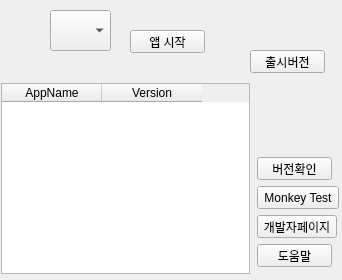
<?xml version="1.0" encoding="UTF-8"?>
<ui version="4.0">
 <class>Form</class>
 <widget class="QWidget" name="Form">
  <property name="geometry">
   <rect>
    <x>0</x>
    <y>0</y>
    <width>342</width>
    <height>280</height>
   </rect>
  </property>
  <property name="sizePolicy">
   <sizepolicy hsizetype="Fixed" vsizetype="Fixed">
    <horstretch>0</horstretch>
    <verstretch>0</verstretch>
   </sizepolicy>
  </property>
  <property name="minimumSize">
   <size>
    <width>342</width>
    <height>280</height>
   </size>
  </property>
  <property name="maximumSize">
   <size>
    <width>342</width>
    <height>280</height>
   </size>
  </property>
  <property name="baseSize">
   <size>
    <width>342</width>
    <height>204</height>
   </size>
  </property>
  <property name="windowTitle">
   <string>Application</string>
  </property>
  <property name="windowIcon">
   <iconset resource="icon.qrc">
    <normaloff>:/menu/icons/1494232917_icon-trash-b.png</normaloff>:/menu/icons/1494232917_icon-trash-b.png</iconset>
  </property>
  <widget class="QComboBox" name="comboBox">
   <property name="geometry">
    <rect>
     <x>50</x>
     <y>10</y>
     <width>61</width>
     <height>41</height>
    </rect>
   </property>
   <property name="styleSheet">
    <string notr="true">QComboBox {
    border: 0px;
	background-color: transparent;
}
QComboBox::drop-down {
	background-color: transparent;
}
QComboBox::down-arrow:on { /* shift the arrow when popup is open */
    top: 1px;
    left: 1px;
}
QComboBox QAbstractItemView {
    border: 2px solid darkgray;
    selection-background-color: lightblue;
}
QComboBox::down-arrow {
    image: url(C:\Users\Jeongkuk\PycharmProjects\androidADB\ui\icons/arrow.png);
}</string>
   </property>
   <property name="iconSize">
    <size>
     <width>40</width>
     <height>40</height>
    </size>
   </property>
   <property name="frame">
    <bool>true</bool>
   </property>
   <item>
    <property name="text">
     <string/>
    </property>
    <property name="icon">
     <iconset resource="icon.qrc">
      <normaloff>:/menu/1494232917_icon-trash-b_app.png</normaloff>:/menu/1494232917_icon-trash-b_app.png</iconset>
    </property>
   </item>
   <item>
    <property name="text">
     <string/>
    </property>
    <property name="icon">
     <iconset resource="icon.qrc">
      <normaloff>:/menu/1494232917_icon-trash-b_data.png</normaloff>:/menu/1494232917_icon-trash-b_data.png</iconset>
    </property>
   </item>
  </widget>
  <widget class="QPushButton" name="pushButton_3">
   <property name="geometry">
    <rect>
     <x>250</x>
     <y>50</y>
     <width>75</width>
     <height>23</height>
    </rect>
   </property>
   <property name="text">
    <string>출시버전</string>
   </property>
  </widget>
  <widget class="QPushButton" name="pushButton_6">
   <property name="geometry">
    <rect>
     <x>257</x>
     <y>157</y>
     <width>75</width>
     <height>23</height>
    </rect>
   </property>
   <property name="text">
    <string>버전확인</string>
   </property>
  </widget>
  <widget class="QPushButton" name="pushButton_4">
   <property name="geometry">
    <rect>
     <x>0</x>
     <y>10</y>
     <width>51</width>
     <height>41</height>
    </rect>
   </property>
   <property name="text">
    <string/>
   </property>
   <property name="icon">
    <iconset resource="icon.qrc">
     <normaloff>:/menu/icons/if_ic_refresh_48px_352439.ico</normaloff>:/menu/icons/if_ic_refresh_48px_352439.ico</iconset>
   </property>
   <property name="iconSize">
    <size>
     <width>40</width>
     <height>40</height>
    </size>
   </property>
   <property name="flat">
    <bool>true</bool>
   </property>
  </widget>
  <widget class="QPushButton" name="MonkeyTest_2">
   <property name="geometry">
    <rect>
     <x>130</x>
     <y>30</y>
     <width>75</width>
     <height>23</height>
    </rect>
   </property>
   <property name="text">
    <string>앱 시작</string>
   </property>
  </widget>
  <widget class="QPushButton" name="pushButton_5">
   <property name="geometry">
    <rect>
     <x>257</x>
     <y>244</y>
     <width>75</width>
     <height>23</height>
    </rect>
   </property>
   <property name="text">
    <string>도움말</string>
   </property>
  </widget>
  <widget class="QPushButton" name="MonkeyTest_3">
   <property name="geometry">
    <rect>
     <x>257</x>
     <y>215</y>
     <width>80</width>
     <height>23</height>
    </rect>
   </property>
   <property name="text">
    <string>개발자페이지</string>
   </property>
  </widget>
  <widget class="QPushButton" name="MonkeyTest">
   <property name="geometry">
    <rect>
     <x>257</x>
     <y>186</y>
     <width>82</width>
     <height>23</height>
    </rect>
   </property>
   <property name="text">
    <string>Monkey Test</string>
   </property>
  </widget>
  <widget class="QTableWidget" name="tableWidget">
   <property name="enabled">
    <bool>true</bool>
   </property>
   <property name="geometry">
    <rect>
     <x>1</x>
     <y>83</y>
     <width>249</width>
     <height>191</height>
    </rect>
   </property>
   <column>
    <property name="text">
     <string>AppName</string>
    </property>
    <property name="textAlignment">
     <set>AlignCenter</set>
    </property>
   </column>
   <column>
    <property name="text">
     <string>Version</string>
    </property>
    <property name="textAlignment">
     <set>AlignCenter</set>
    </property>
   </column>
  </widget>
 </widget>
 <resources>
  <include location="icon.qrc"/>
 </resources>
 <connections/>
</ui>
